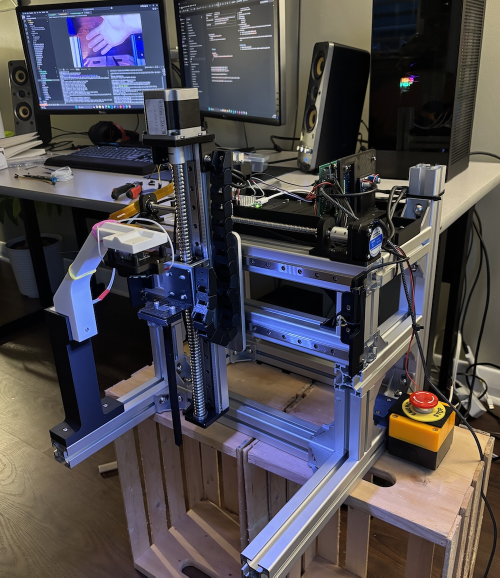
#> input picture scripts/input_images/IMG_3959 2 (1).JPG, 1000 x 1155 px (shown at 1/2 size); its folder holds only this picture in this run
$ python resize_for_carosel.py
#> lines starting #> are read from the running program, lines starting #| are printed output that depends on the picture
import os
from PIL import Image

INPUT_FOLDER = 'input_images'
OUTPUT_FOLDER = 'output_images'
TARGET_HEIGHT = 1080

os.makedirs(OUTPUT_FOLDER, exist_ok=True)

def resize_to_height(img, target_height):
#> called with target_height = 1080
    w, h = img.size
#> w = 1000; h = 1155
    scale = target_height / h
#> scale = 0.935
    new_size = (int(w * scale), target_height)
#> new_size = (935, 1080)
    return img.resize(new_size, Image.Resampling.LANCZOS)
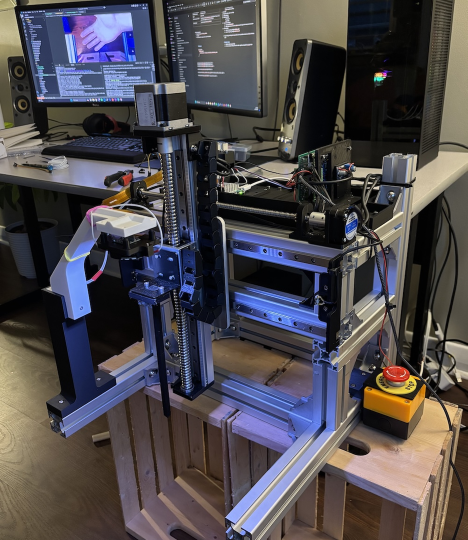
#> returned value: PIL image 935x1080 RGBA (shown at 1/2 size); mean R, G, B, A 77.6, 73.7, 78, 255

# Step 1: Resize all images and find the max width
resized_images = []
max_width = 0

for filename in os.listdir(INPUT_FOLDER):
    if filename.lower().endswith(('.png', '.jpg', '.jpeg', '.webp')):
        path = os.path.join(INPUT_FOLDER, filename)
        img = Image.open(path).convert("RGBA")
        resized = resize_to_height(img, TARGET_HEIGHT)
        resized_images.append((filename, resized))
        max_width = max(max_width, resized.width)
#> max_width = 935

# Step 2: Pad images to match max width and save
for filename, img in resized_images:
    padded_img = Image.new("RGBA", (max_width, TARGET_HEIGHT), (0, 0, 0, 0))
    x_offset = (max_width - img.width) // 2
    padded_img.paste(img, (x_offset, 0))
    padded_img.save(os.path.join(OUTPUT_FOLDER, os.path.splitext(filename)[0] + ".png"))
#> this loop made 1 pass
#> (filename, x_offset) on pass 1: ('IMG_3959 2 (1).JPG', 0)

print(f"Processed {len(resized_images)} images. Output saved to '{OUTPUT_FOLDER}'")
#| Processed 1 images. Output saved to 'output_images'
